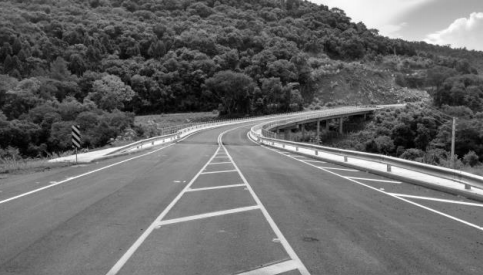
#> input picture Aula 03/imagens/ponte.png, 483 x 275 px, found by its file name
$ python equalizacao_histograma_ex02.py
#> lines starting #> are read from the running program, lines starting #| are printed output that depends on the picture
from matplotlib import pyplot as plt
import numpy as np
import cv2
import imageio

img = cv2.imread('images/ponte.png')
#> img is the input picture: shape (275, 483, 3); min 0, max 254, mean 104.2
img = cv2.cvtColor(img, cv2.COLOR_BGR2GRAY) #converte P&B
#> img: shape (275, 483)

h_eq = cv2.equalizeHist(img)
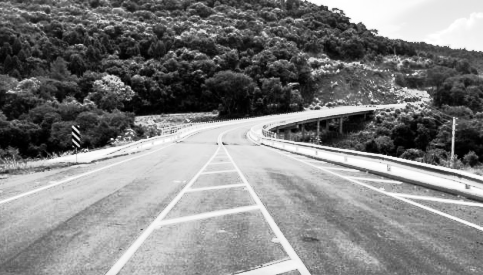
#> h_eq: shape (275, 483); min 0, max 255, mean 128.4

plt.figure()
plt.title("Histograma Equalizado")
plt.xlabel("Intensidade")
plt.ylabel("Qtde de Pixels")
plt.hist(h_eq.ravel(), 256, [0,256])
plt.xlim([0, 256])
plt.show()
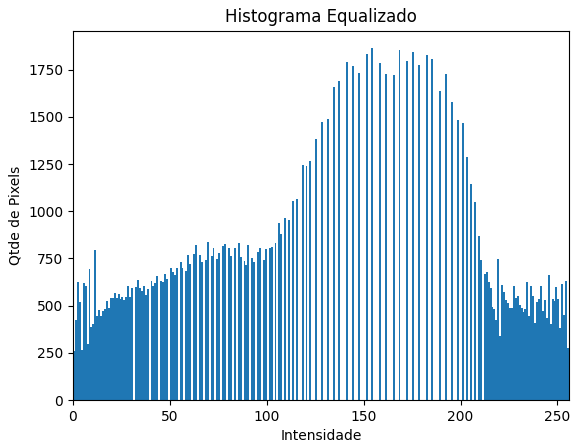
#> figure drawn by matplotlib, 1 panel; tallest bar 1863 high, from x = 154 to 155

plt.figure()
plt.title("Histograma Original")
plt.xlabel("Intensidade")
plt.ylabel("Qtde de Pixels")
plt.hist(img.ravel(), 256, [0,256])
plt.xlim([0, 256])
plt.show()
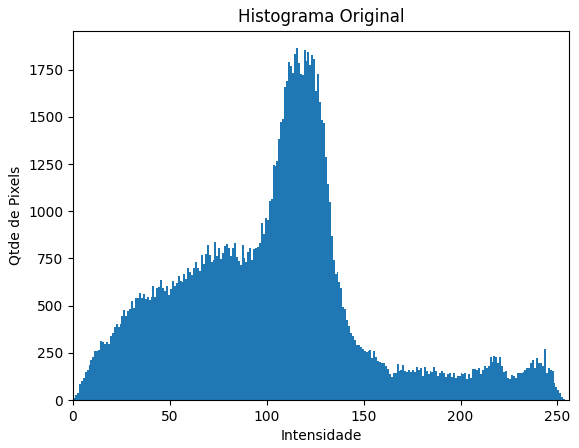
#> figure drawn by matplotlib, 1 panel; tallest bar 1863 high, from x = 115 to 116


cv2.imwrite('./images/ponte_result.jpg',h_eq)

result = imageio.imread("./images/ponte_result.jpg")
#> result: shape (275, 483); min 0, max 255, mean 128.4

fig, axes = plt.subplots(1, 2, figsize=(10, 6))
ax = axes.ravel()

ax[0].imshow(img, cmap=plt.cm.gray)
ax[0].set_title("Imagem Original")

ax[1].imshow(result, cmap=plt.cm.gray)
ax[1].set_title("Imagem melhorada - Histograma Equalizado")

fig.tight_layout()


cv2.waitKey(0)
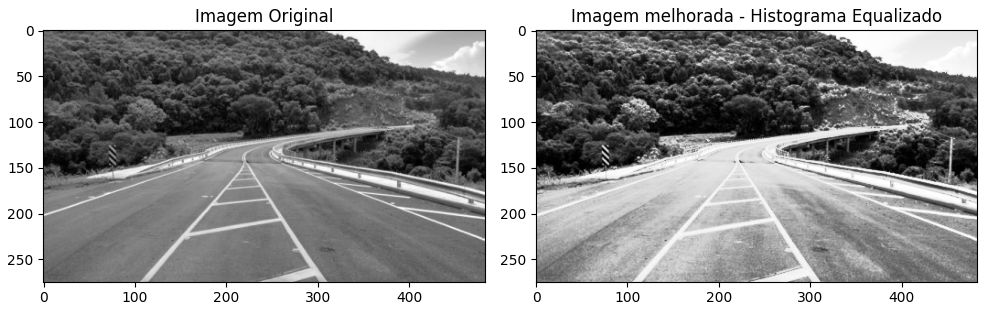
#> figure drawn by matplotlib, 2 panels
